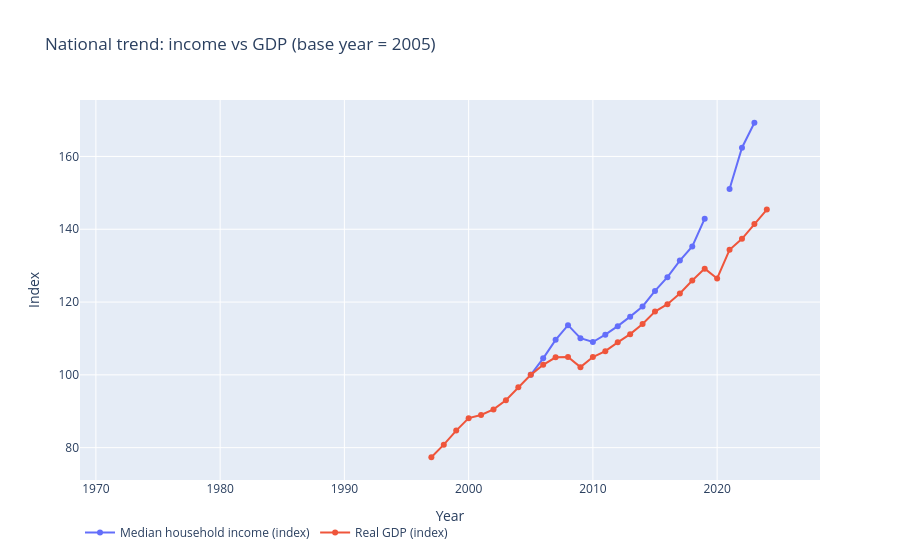

The notebook cell this image was saved under:
### Markdown cell above
## The Setup

## The Setup

We asked: *How do quality-of-life indicators (income, poverty, housing, health) move relative to immigration and economic growth across US states?* The pipeline combined Census/ACS, BEA, BLS, DHS, CDC, FHFA, and other sources into state-level and national panels, then ran a descriptive pass, flagging engine, and directed deep-dives (divergence, lag, threshold). What follows is a first story cut from those findings.

### Code cell
# Setup: national median income and real GDP over time (indexed to 100 at start)
base_row = annual[["median_household_income", "real_gdp_millions"]].dropna().iloc[0]
base_yr = annual.loc[annual["median_household_income"].first_valid_index(), "year"]
fig = go.Figure()
fig.add_trace(go.Scatter(x=annual["year"], y=annual["median_household_income"] / base_row["median_household_income"] * 100, mode="lines+markers", name="Median household income (index)"))
fig.add_trace(go.Scatter(x=annual["year"], y=annual["real_gdp_millions"] / base_row["real_gdp_millions"] * 100, mode="lines+markers", name="Real GDP (index)"))
fig.update_layout(title=f"National trend: income vs GDP (base year = {int(base_yr)})", xaxis_title="Year", yaxis_title="Index", legend=dict(orientation="h"))
fig.show()

### Figure 1 — Plotly figure (JSON) as saved in the notebook; plotly's stock layout.template omitted (floating-point values rounded to 4 significant figures)
{"data": [{"mode": "lines+markers", "name": "Median household income (index)", "type": "scatter", "x": [1972, 1975, 1976, 1977, 1978, 1979, 1980, 1981, 1982, 1983, 1984, 1985, 1986, 1987, 1988, 1989, 1990, 1991, 1992, 1993, 1994, 1995, 1996, 1997, 1998, 1999, 2000, 2001, 2002, 2003, 2004, 2005, 2006, 2007, 2008, 2009, 2010, 2011, 2012, 2013, 2014, 2015, 2016, 2017, 2018, 2019, 2020, 2021, 2022, 2023, 2024, 2025], "y": [NaN, NaN, NaN, NaN, NaN, NaN, NaN, NaN, NaN, NaN, NaN, NaN, NaN, NaN, NaN, NaN, NaN, NaN, NaN, NaN, NaN, NaN, NaN, NaN, NaN, NaN, NaN, NaN, NaN, NaN, NaN, 100.0, 104.5, 109.6, 113.7, 110.1, 109.0, 111.0, 113.4, 116.0, 118.8, 123.1, 126.8, 131.4, 135.3, 142.9, NaN, 151.1, 162.4, 169.3, NaN, NaN]}, {"mode": "lines+markers", "name": "Real GDP (index)", "type": "scatter", "x": [1972, 1975, 1976, 1977, 1978, 1979, 1980, 1981, 1982, 1983, 1984, 1985, 1986, 1987, 1988, 1989, 1990, 1991, 1992, 1993, 1994, 1995, 1996, 1997, 1998, 1999, 2000, 2001, 2002, 2003, 2004, 2005, 2006, 2007, 2008, 2009, 2010, 2011, 2012, 2013, 2014, 2015, 2016, 2017, 2018, 2019, 2020, 2021, 2022, 2023, 2024, 2025], "y": [NaN, NaN, NaN, NaN, NaN, NaN, NaN, NaN, NaN, NaN, NaN, NaN, NaN, NaN, NaN, NaN, NaN, NaN, NaN, NaN, NaN, NaN, NaN, 77.36, 80.82, 84.7, 88.11, 88.98, 90.51, 93.03, 96.63, 100.0, 102.8, 104.8, 104.9, 102.1, 104.9, 106.5, 108.9, 111.2, 114.0, 117.4, 119.4, 122.4, 125.9, 129.2, 126.5, 134.4, 137.4, 141.5, 145.4, NaN]}], "layout": {"legend": {"orientation": "h"}, "title": {"text": "National trend: income vs GDP (base year = 2005)"}, "xaxis": {"title": {"text": "Year"}}, "yaxis": {"title": {"text": "Index"}}}}
